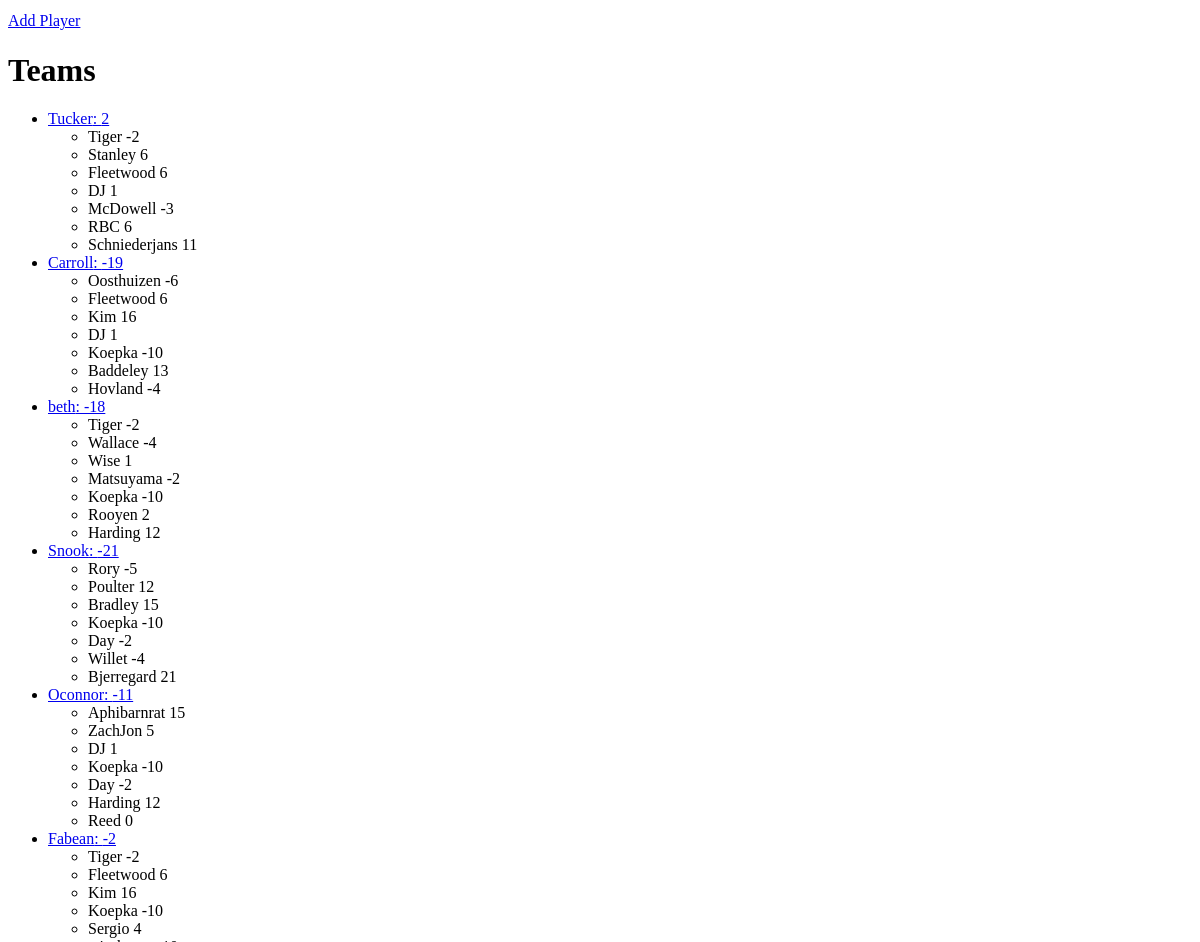
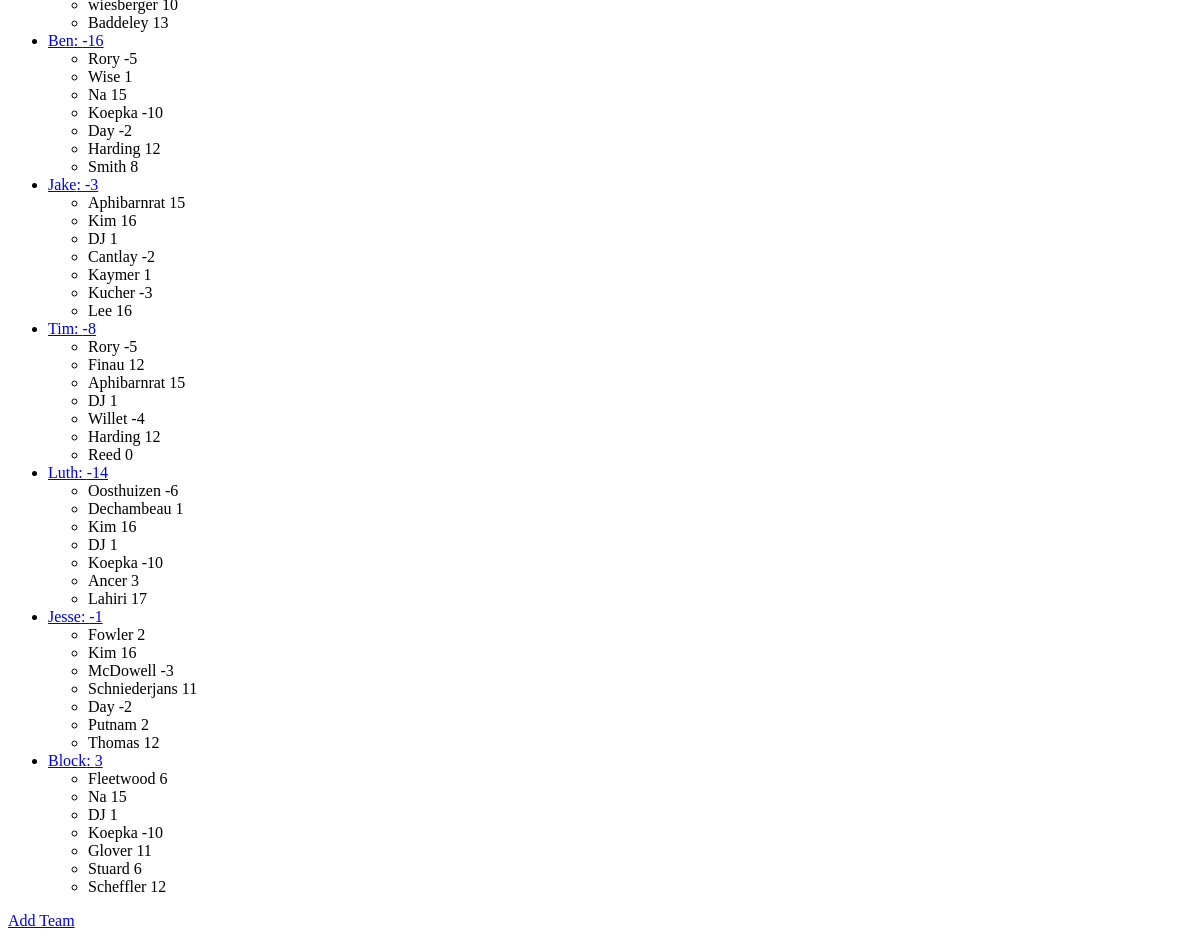
The page /golf/ (lower part) on the database as committed earlier (2 pictures, top to bottom).
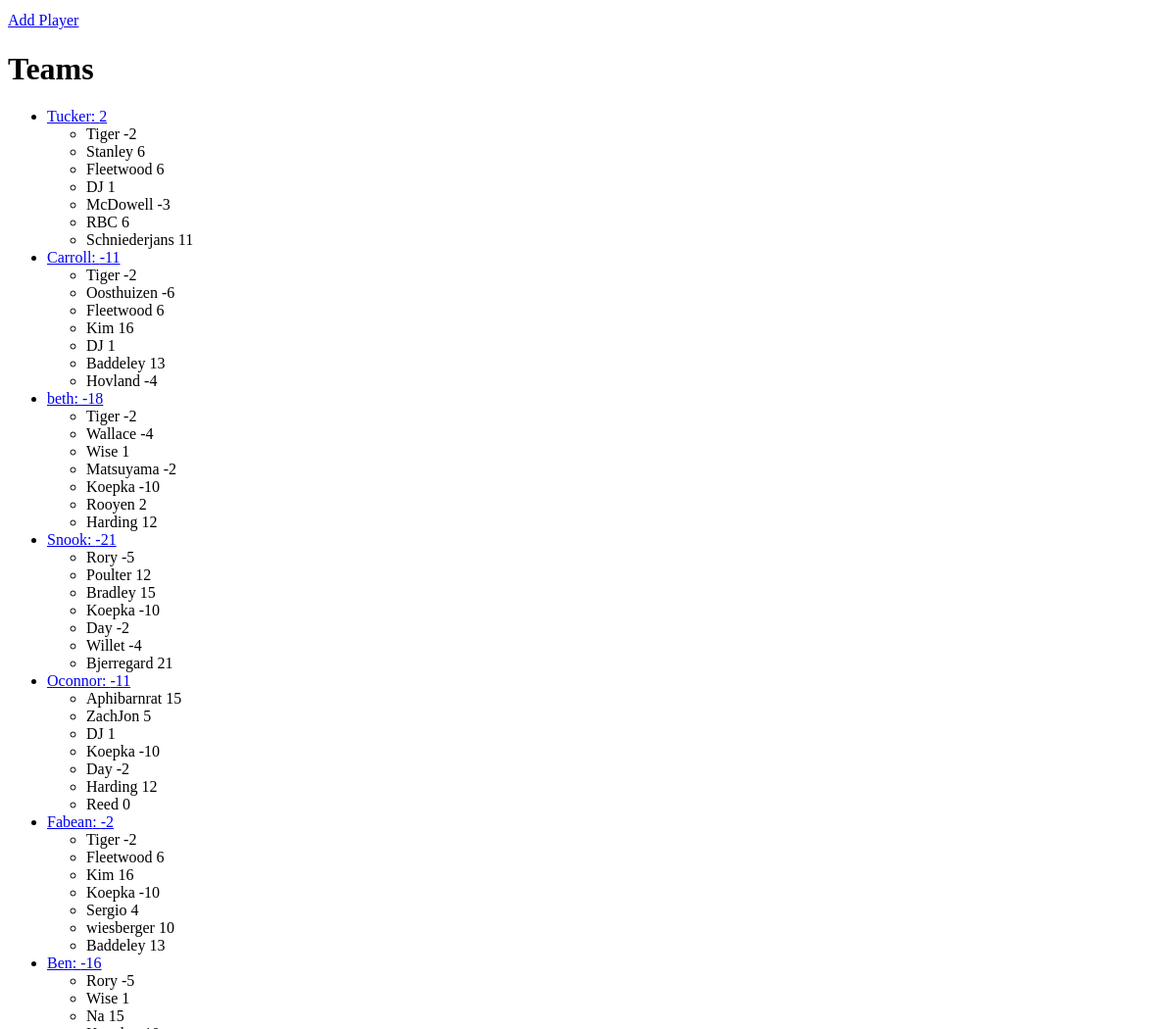
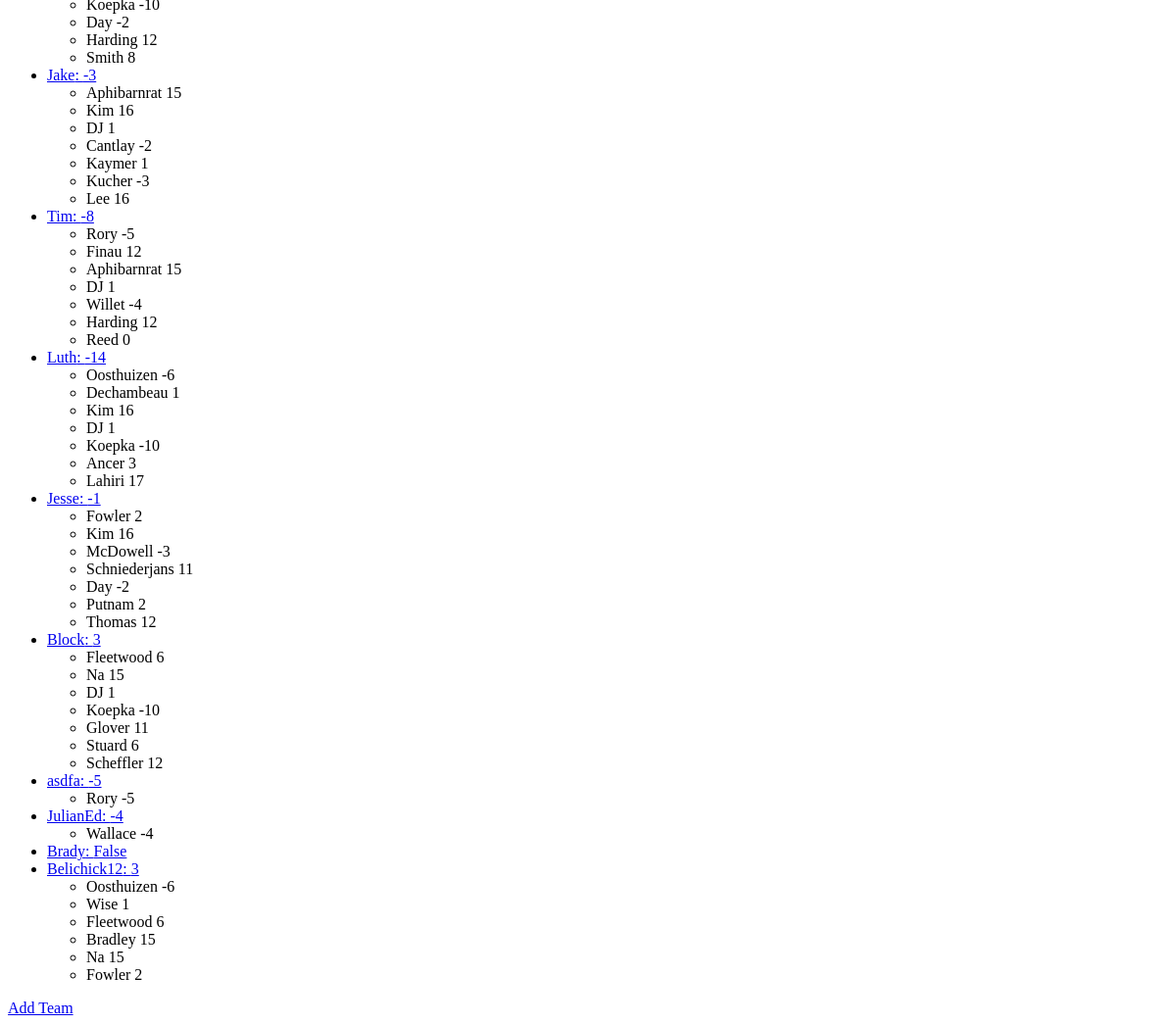
The same page on the database as committed later (2 pictures, top to bottom).
### golf/models.py (models this page shows, shortened)
class Team(models.Model):
  league = models.ForeignKey(League, on_delete=models.CASCADE)
  players = models.ManyToManyField(Players)
  team_name = models.CharField(max_length=200)
  def get_score(self):
    scores = []
    for player in self.players.all():
      if isinstance(player.score, int):
        scores.append(player.score)
    def aggregate_of_top_four_scores(array):
      total_score = 0
      for score in array:
        total_score += score
      return total_score
    if len(scores):
      scores.sort()
      return aggregate_of_top_four_scores(scores[:4])
    else:
      return False

class Players(models.Model):
  player_name = models.CharField(max_length=200)
  score = models.IntegerField(null=True)

### golf/views.py (the view)
# urls.py: path('', views.IndexView.as_view(), name="index"),
class IndexView(generic.TemplateView):
  template_name = 'golf/index.html'
  def get_context_data(self):
    context = super(IndexView, self).get_context_data()
    context['Players'] = Players.objects.all().order_by('player_name')
    context['Team'] = Team.objects.all()
    return context

### golf/templates/golf/index.html (shortened to what this page needs)
{% if Players %}
  <a href="{% url 'golf:add_player' %}">Add Player</a>
{% else %}
  <p>no players avilable</p>
{% endif %}
{% if Team %}
  <h1>Teams</h1>
  <ul>
    {%for team in Team%}
    <li>
      <span><a href="{% url 'golf:team' team.id %}">{{team.team_name}}: {{team.get_score}}</a></span>
      <ul>
        {% for player in team.players.all %}
          <li><span>{{player.player_name}} </span><span>{{player.score}}</span></li>
        {% endfor %}
      </ul>
    </li>
    {% endfor %}
  </ul>
  <a href="{% url 'golf:add_team' %}">Add Team</a>
{% endif %}

Rows that differ between the two databases and show on the page:
changed Team "Carroll": get_score "-19" → "-11"; gains Players (player_name "Tiger", score "-2"); loses Players (player_name "Koepka", score "-10")
added Team: team_name "asdfa", get_score "-5", Players (player_name "Rory", score "-5")
added Team: team_name "JulianEd", get_score "-4", Players (player_name "Wallace", score "-4")
added Team: team_name "Brady", get_score "False"
added Team: team_name "Belichick12", get_score "3", Players (player_name "Oosthuizen", score "-6"), Players (player_name "Wise", score "1"), Players (player_name "Fleetwood", score "6"), Players (player_name "Bradley", score "15"), Players (player_name "Na", score "15"), Players (player_name "Fowler", score "2")
